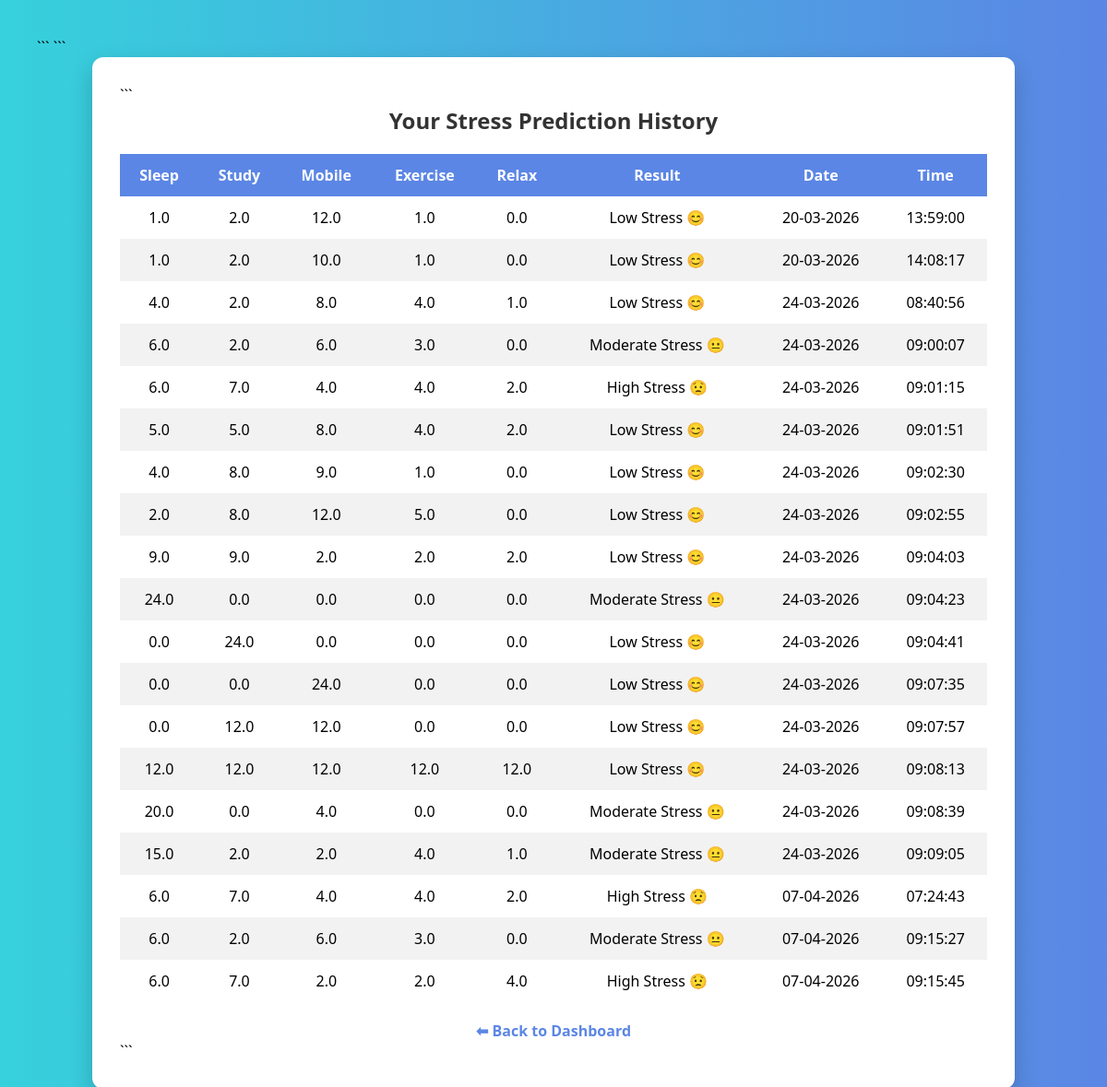
Screenshot of /history (signed in) with the database file from the repository.
### tables this page shows
CREATE TABLE stress_data(
                    id INTEGER PRIMARY KEY AUTOINCREMENT,
                    username TEXT,
                    sleep REAL,
                    study REAL,
                    mobile REAL,
                    exercise REAL,
                    relax REAL,
                    prediction TEXT,
                    date TEXT,
                    time TEXT);

### app.py (the view)
@app.route('/history')
def history():
    if 'user' not in session:
        return redirect('/')
    conn = sqlite3.connect('database.db')
    c = conn.cursor()
    c.execute("SELECT * FROM stress_data WHERE username=?", (session['user'],))
    data = c.fetchall()
    conn.close()
    return render_template('history.html', data=data)

### templates/history.html (shortened to what this page needs)
<!DOCTYPE html>
<html lang="en">
<head>
```
</head>
<body>
<div class="container">
```
<h2>Your Stress Prediction History</h2>
<table>
    <thead>
        <tr>
            <th>Sleep</th>
            <th>Study</th>
            <th>Mobile</th>
            <th>Exercise</th>
            <th>Relax</th>
            <th>Result</th>
            <th>Date</th>
            <th>Time</th>
        </tr>
    </thead>
    <tbody>
        {% for row in data %}
        <tr>
            <td>{{ row[2] }}</td>
            <td>{{ row[3] }}</td>
            <td>{{ row[4] }}</td>
            <td>{{ row[5] }}</td>
            <td>{{ row[6] }}</td>
            <td>{{ row[7] }}</td>
            <td>{{ row[8] }}</td>
            <td>{{ row[9] }}</td>
        </tr>
        {% endfor %}
    </tbody>
</table>
<div class="back">
    <a href="/dashboard">⬅ Back to Dashboard</a>
</div>
```
</div>
</body>
</html>

### templates/history.html (style rules this page uses)
* { margin: 0; padding: 0; box-sizing: border-box; font-family: 'Segoe UI', sans-serif; }
body { background: linear-gradient(to right, #36d1dc, #5b86e5); min-height: 100vh; padding: 40px; }
.container { max-width: 1000px; margin: auto; background: #fff; border-radius: 12px; padding: 30px; box-shadow: 0 10px 25px rgba(0,0,0,0.2); }
h2 { text-align: center; margin-bottom: 20px; color: #333; }
table { width: 100%; border-collapse: collapse; margin-top: 20px; }
table thead { background: #5b86e5; color: white; }
table th, table td { padding: 12px; text-align: center; }
table tr:nth-child(even) { background: #f2f2f2; }
th { font-weight: bold; }
.back { display: block; margin-top: 20px; text-align: center; }
.back a { text-decoration: none; color: #5b86e5; font-weight: bold; }

### rows the page displays
stress_data: sleep "1.0", study "2.0", mobile "12.0", exercise "1.0", relax "0.0", prediction "Low Stress 😊", date "20-03-2026", time "13:59:00"
stress_data: sleep "1.0", study "2.0", mobile "10.0", exercise "1.0", relax "0.0", prediction "Low Stress 😊", date "20-03-2026", time "14:08:17"
stress_data: sleep "4.0", study "2.0", mobile "8.0", exercise "4.0", relax "1.0", prediction "Low Stress 😊", date "24-03-2026", time "08:40:56"
stress_data: sleep "6.0", study "2.0", mobile "6.0", exercise "3.0", relax "0.0", prediction "Moderate Stress 😐", date "24-03-2026", time "09:00:07"
stress_data: sleep "6.0", study "7.0", mobile "4.0", exercise "4.0", relax "2.0", prediction "High Stress 😟", date "24-03-2026", time "09:01:15"
stress_data: sleep "5.0", study "5.0", mobile "8.0", exercise "4.0", relax "2.0", prediction "Low Stress 😊", date "24-03-2026", time "09:01:51"
stress_data: sleep "4.0", study "8.0", mobile "9.0", exercise "1.0", relax "0.0", prediction "Low Stress 😊", date "24-03-2026", time "09:02:30"
stress_data: sleep "2.0", study "8.0", mobile "12.0", exercise "5.0", relax "0.0", prediction "Low Stress 😊", date "24-03-2026", time "09:02:55"
stress_data: sleep "9.0", study "9.0", mobile "2.0", exercise "2.0", relax "2.0", prediction "Low Stress 😊", date "24-03-2026", time "09:04:03"
stress_data: sleep "24.0", study "0.0", mobile "0.0", exercise "0.0", relax "0.0", prediction "Moderate Stress 😐", date "24-03-2026", time "09:04:23"
stress_data: sleep "0.0", study "24.0", mobile "0.0", exercise "0.0", relax "0.0", prediction "Low Stress 😊", date "24-03-2026", time "09:04:41"
stress_data: sleep "0.0", study "0.0", mobile "24.0", exercise "0.0", relax "0.0", prediction "Low Stress 😊", date "24-03-2026", time "09:07:35"
stress_data: sleep "0.0", study "12.0", mobile "12.0", exercise "0.0", relax "0.0", prediction "Low Stress 😊", date "24-03-2026", time "09:07:57"
stress_data: sleep "12.0", study "12.0", mobile "12.0", exercise "12.0", relax "12.0", prediction "Low Stress 😊", date "24-03-2026", time "09:08:13"
stress_data: sleep "20.0", study "0.0", mobile "4.0", exercise "0.0", relax "0.0", prediction "Moderate Stress 😐", date "24-03-2026", time "09:08:39"
stress_data: sleep "15.0", study "2.0", mobile "2.0", exercise "4.0", relax "1.0", prediction "Moderate Stress 😐", date "24-03-2026", time "09:09:05"
stress_data: sleep "6.0", study "7.0", mobile "4.0", exercise "4.0", relax "2.0", prediction "High Stress 😟", date "07-04-2026", time "07:24:43"
stress_data: sleep "6.0", study "2.0", mobile "6.0", exercise "3.0", relax "0.0", prediction "Moderate Stress 😐", date "07-04-2026", time "09:15:27"
stress_data: sleep "6.0", study "7.0", mobile "2.0", exercise "2.0", relax "4.0", prediction "High Stress 😟", date "07-04-2026", time "09:15:45"
